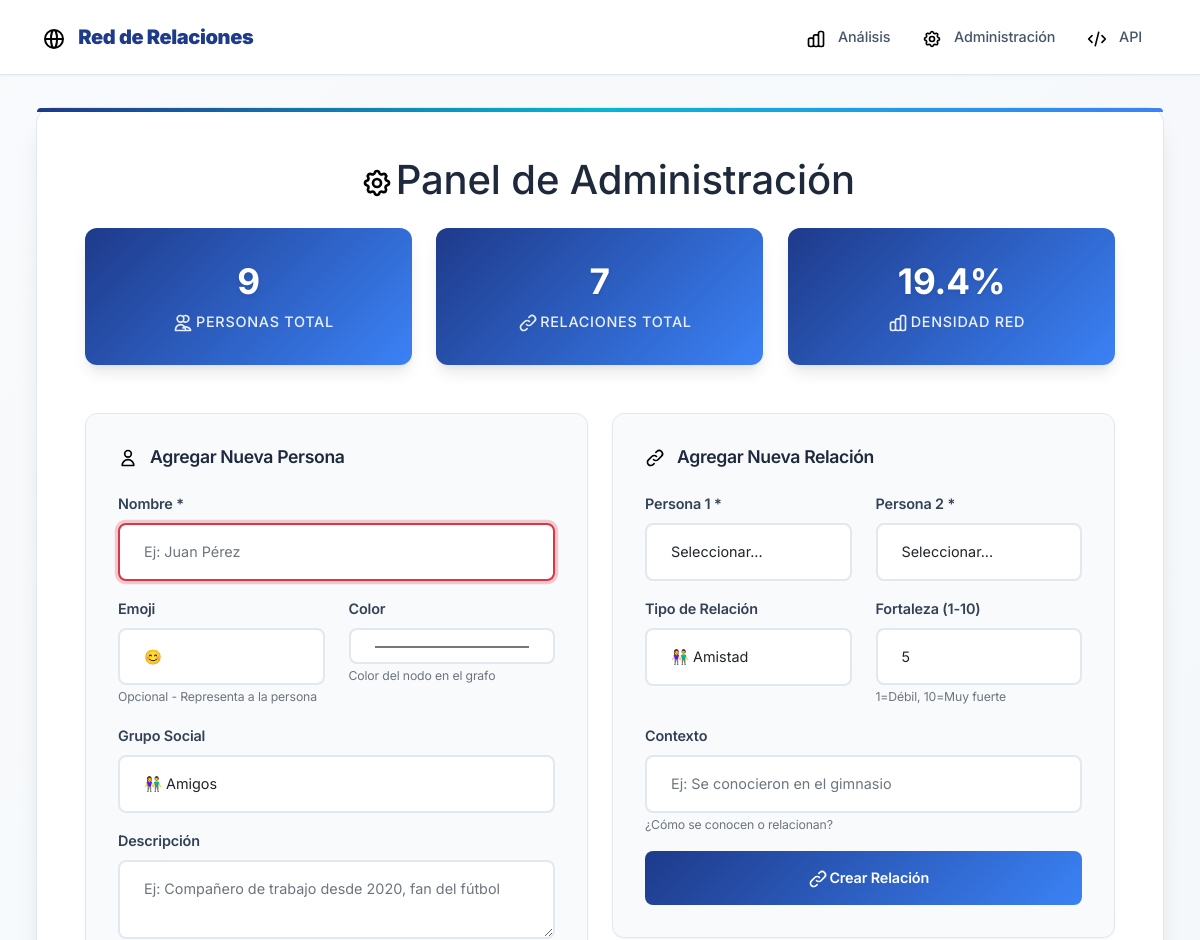
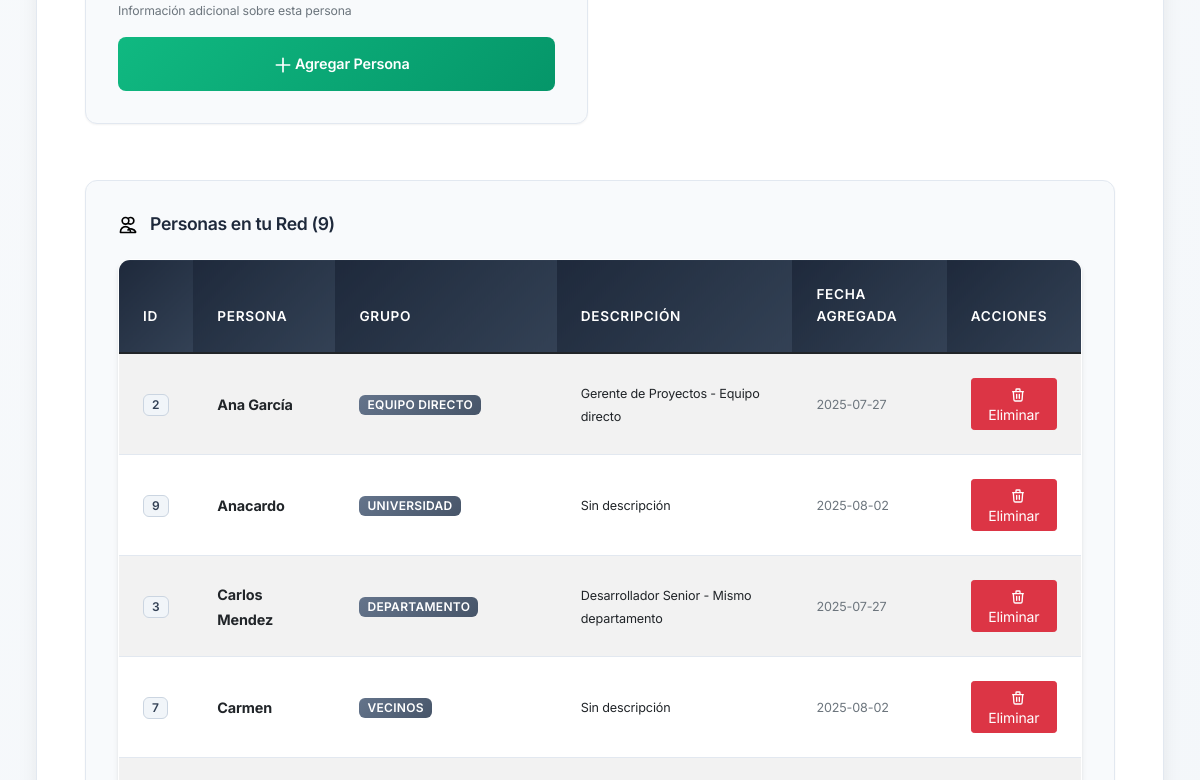
/admin (upper part), run on an earlier commit of the app's database (2 pictures, top to bottom).
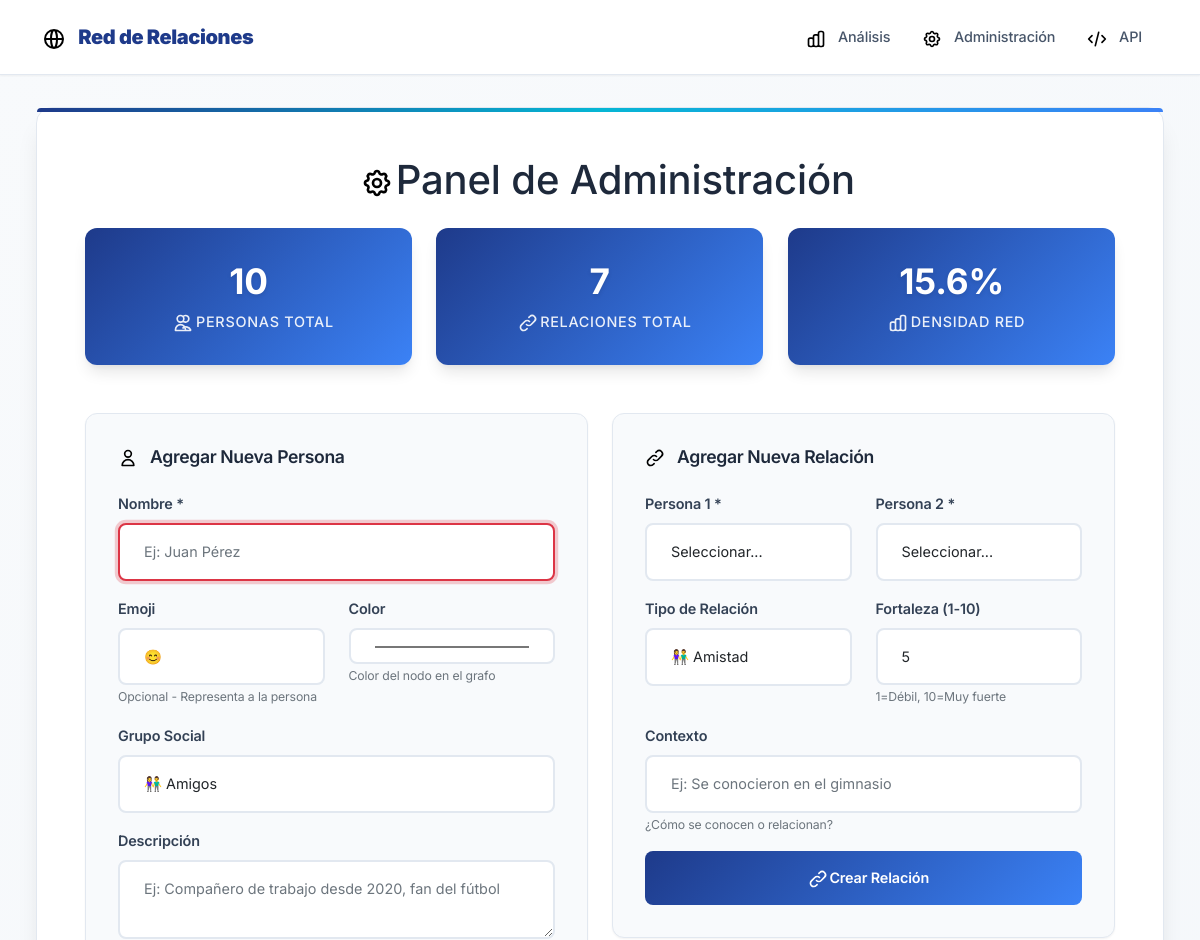
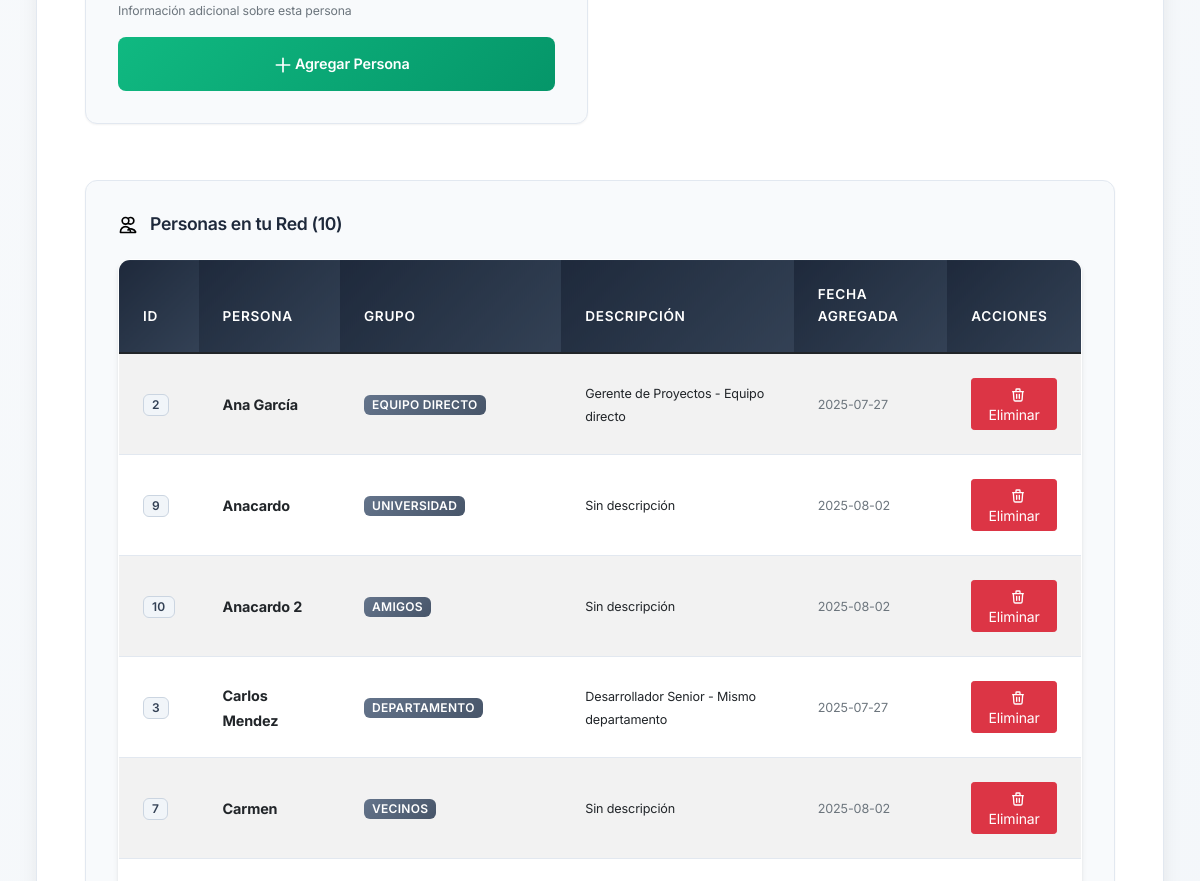
And on a later commit of the database (2 pictures, top to bottom).
### tables this page shows
CREATE TABLE personas (
            id INTEGER PRIMARY KEY AUTOINCREMENT,
            nombre TEXT NOT NULL UNIQUE,
            icono TEXT DEFAULT 'user',
            grupo TEXT DEFAULT 'contactos',
            color TEXT DEFAULT '#3b82f6',
            descripcion TEXT,
            fecha_creacion TIMESTAMP DEFAULT CURRENT_TIMESTAMP
        );

### app.py (the view)
@app.route('/admin')
def admin():
    conn = get_db_connection()
    personas = conn.execute('SELECT * FROM personas ORDER BY nombre').fetchall()
    relaciones = conn.execute('''
        SELECT r.*, p1.nombre as persona1_nombre, p2.nombre as persona2_nombre
        FROM relaciones r
        JOIN personas p1 ON r.persona1_id = p1.id
        JOIN personas p2 ON r.persona2_id = p2.id
        ORDER BY r.fecha_creacion DESC
    ''').fetchall()
    conn.close()
    return render_template('admin.html', personas=personas, relaciones=relaciones)

### app.py (called while the page is built)
def get_db_connection():
    conn = sqlite3.connect(DATABASE)
    conn.row_factory = sqlite3.Row
    return conn

### templates/admin.html (shortened to what this page needs)
{% extends "base.html" %}
{% block content %}
<div class="main-container">
    <h1 class="text-center mb-4">
        <i class="icon icon-settings icon-xl"></i>
        Panel de Administración
    </h1>
    <div class="row mb-4">
        <div class="col-md-4">
            <div class="stats-card">
                <h3>{{ personas|length }}</h3>
                <p class="mb-0">
                    <i class="icon icon-users icon-white"></i>
                    Personas Total
                </p>
            </div>
        </div>
        <div class="col-md-4">
            <div class="stats-card">
                <h3>{{ relaciones|length }}</h3>
                <p class="mb-0">
                    <i class="icon icon-connections icon-white"></i>
                    Relaciones Total
                </p>
            </div>
        </div>
        <div class="col-md-4">
            <div class="stats-card">
                <h3>{{ ((relaciones|length / ((personas|length * (personas|length - 1)) / 2)) * 100)|round(1) if personas|length > 1 else 0 }}%</h3>
                <p class="mb-0">
                    <i class="icon icon-chart icon-white"></i>
                    Densidad Red
                </p>
            </div>
        </div>
    </div>
    <div class="row">
        <div class="col-md-6">
            <div class="admin-panel">
                <h4>
                    <i class="icon icon-user"></i>
                    Agregar Nueva Persona
                </h4>
                <form method="POST" action="{{ url_for('agregar_persona') }}">
                    <div class="mb-3">
                        <label class="form-label">Nombre *</label>
                        <input type="text" class="form-control" name="nombre" required placeholder="Ej: Juan Pérez">
                    </div>
                    <div class="row">
                        <div class="col-md-6">
                            <label class="form-label">Emoji</label>
                            <input type="text" class="form-control" name="emoji" placeholder="😊" maxlength="2">
                            <small class="text-muted">Opcional - Representa a la persona</small>
                        </div>
                        <div class="col-md-6">
                            <label class="form-label">Color</label>
                            <input type="color" class="form-control" name="color" value="#4ecdc4">
                            <small class="text-muted">Color del nodo en el grafo</small>
                        </div>
                    </div>
                    <div class="mb-3 mt-3">
                        <label class="form-label">Grupo Social</label>
                        <select class="form-control" name="grupo">
                            <option value="amigos">👫 Amigos</option>
                        </select>
                    </div>
                    <div class="mb-3">
                        <label class="form-label">Descripción</label>
                        <textarea class="form-control" name="descripcion" rows="2" placeholder="Ej: Compañero de trabajo desde 2020, fan del fútbol"></textarea>
                        <small class="text-muted">Información adicional sobre esta persona</small>
                    </div>
                    <button type="submit" class="btn btn-success btn-custom w-100">
                        <i class="icon icon-plus icon-white"></i>
                        Agregar Persona
                    </button>
                </form>
            </div>
        </div>
        <div class="col-md-6">
            <div class="admin-panel">
                <h4>
                    <i class="icon icon-link"></i>
                    Agregar Nueva Relación
                </h4>
                <form method="POST" action="{{ url_for('agregar_relacion') }}">
                    <div class="row">
                        <div class="col-md-6">
                            <label class="form-label">Persona 1 *</label>
                            <select class="form-control" name="persona1_id" required>
                                <option value="">Seleccionar...</option>
                            </select>
                        </div>
                        <div class="col-md-6">
                            <label class="form-label">Persona 2 *</label>
                            <select class="form-control" name="persona2_id" required>
                                <option value="">Seleccionar...</option>
                            </select>
                        </div>
                    </div>
                    <div class="row mt-3">
                        <div class="col-md-6">
                            <label class="form-label">Tipo de Relación</label>
                            <select class="form-control" name="tipo">
                                <option value="amistad">👫 Amistad</option>
                            </select>
                        </div>
                        <div class="col-md-6">
                            <label class="form-label">Fortaleza (1-10)</label>
                            <input type="number" class="form-control" name="fortaleza" min="1" max="10" value="5">
                            <small class="text-muted">1=Débil, 10=Muy fuerte</small>
                        </div>
                    </div>
                    <div class="mb-3 mt-3">
                        <label class="form-label">Contexto</label>
                        <input type="text" class="form-control" name="contexto" placeholder="Ej: Se conocieron en el gimnasio">
                        <small class="text-muted">¿Cómo se conocen o relacionan?</small>
                    </div>
                    <button type="submit" class="btn btn-primary btn-custom w-100">
                        <i class="icon icon-link icon-white"></i>
                        Crear Relación
                    </button>
                </form>
            </div>
        </div>
    </div>
    <div class="row mt-4">
        <div class="col-12">
            <div class="admin-panel">
                <h4>
                    <i class="icon icon-users"></i>
                    Personas en tu Red ({{ personas|length }})
                </h4>
                <div class="table-responsive">
                    <table class="table table-striped table-hover">
                        <thead class="table-dark">
                            <tr>
                                <th>ID</th>
                                <th>Persona</th>
                                <th>Grupo</th>
                                <th>Descripción</th>
                                <th>Fecha Agregada</th>
                                <th>Acciones</th>
                            </tr>
                        </thead>
                        <tbody>
                            {% for persona in personas %}
                            <tr>
                                <td><span class="badge bg-light text-dark">{{ persona.id }}</span></td>
                                <td>
                                    <strong>{{ persona.nombre }}</strong>
                                </td>
                                <td>
                                    <span class="badge bg-secondary">{{ persona.grupo.replace('_', ' ').title() }}</span>
                                </td>
                                <td>
                                    <small>{{ persona.descripcion or 'Sin descripción' }}</small>
                                </td>
                                <td>
                                    <small class="text-muted">{{ persona.fecha_creacion[:10] if persona.fecha_creacion else 'N/A' }}</small>
                                </td>
                                <td>
                                    {% if persona.nombre != 'Tú' %}
                                    <a href="{{ url_for('eliminar_persona', persona_id=persona.id) }}"
                                       class="btn btn-sm btn-danger"
                                       onclick="return confirm('¿Estás seguro de eliminar a {{ persona.nombre }}? Se eliminarán también todas sus relaciones.')">
                                       <i class="icon icon-trash icon-white icon-sm"></i>
                                       Eliminar
                                    </a>
                                    {% else %}
                                    <span class="badge bg-warning text-dark">
                                        <i class="icon icon-crown icon-sm"></i>
                                        Centro de la Red
                                    </span>
                                    {% endif %}
                                </td>
                            </tr>
                            {% endfor %}
                        </tbody>
                    </table>
                </div>
            </div>
        </div>
    </div>
</div>
{% endblock %}

### templates/base.html (shortened to what this page needs)
<!DOCTYPE html>
<html lang="es">
<head>
    <link href="https://cdn.jsdelivr.net/npm/bootstrap@5.1.3/dist/css/bootstrap.min.css" rel="stylesheet">
    <link rel="stylesheet" type="text/css" href="{{ url_for('static', filename='css/base.css') }}">
    <link rel="stylesheet" type="text/css" href="{{ url_for('static', filename='css/index.css') }}">
    <link rel="stylesheet" type="text/css" href="https://unpkg.com/vis-network/standalone/umd/vis-network.min.css" />
</head>
<body>
    <nav class="navbar navbar-expand-lg navbar-light navbar-custom">
        <div class="container">
            <a class="navbar-brand" href="{{ url_for('index') }}">
                <i class="icon icon-network icon-lg"></i>
                <strong>Red de Relaciones</strong>
            </a>
            <div class="navbar-nav ms-auto">
                <a class="nav-link" href="{{ url_for('index') }}">
                    <i class="icon icon-chart"></i>
                    Análisis
                </a>
                <a class="nav-link" href="{{ url_for('admin') }}">
                    <i class="icon icon-settings"></i>
                    Administración
                </a>
                <a class="nav-link" href="/api/grafo" target="_blank">
                    <i class="icon icon-code"></i>
                    API
                </a>
            </div>
        </div>
    </nav>
    <div class="container-fluid">
        {% block content %}{% endblock %}
    </div>
</body>
</html>

### static/css/index.css (style rules this page uses)
html, body { overflow-x: hidden !important; max-width: 100vw !important; box-sizing: border-box !important; }
*, *::before, *::after { box-sizing: border-box !important; }
body { width: 100% !important; margin: 0 !important; padding: 0 !important; }

What changed in the data, as far as the page shows it:
added personas: id "10", nombre "Anacardo 2", grupo.replace "AMIGOS", descripcion "Sin descripción", fecha_creacion "2025-08-02"
Also different on the page:
{{ personas|length }}: "9" → "10"
text no longer shown: "19.4"
text now shown: "15.6"
